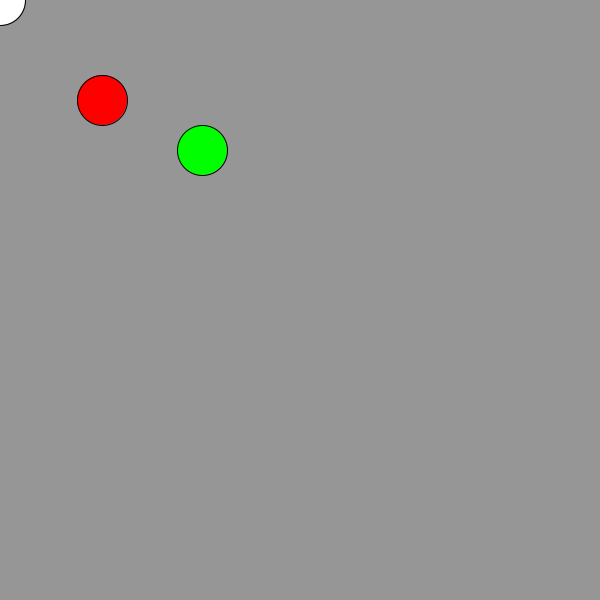
Frame 1 (no input)
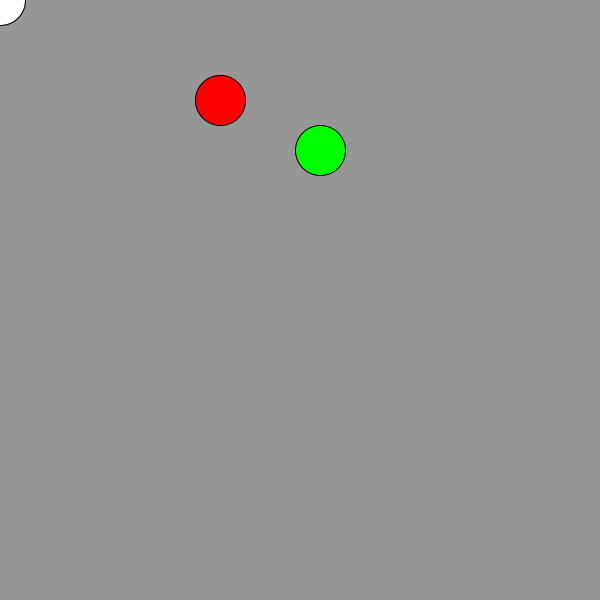
Frame 60 (the mouse pressed at the canvas centre just before this capture)
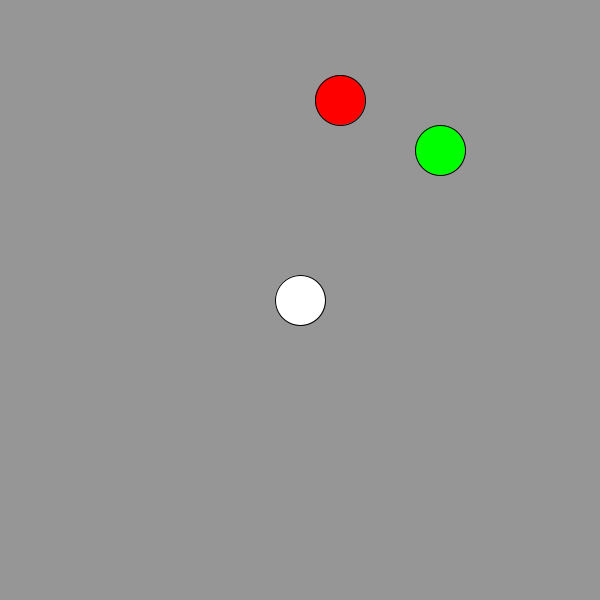
Frame 120 (the mouse held since frame 60 and released just before this capture)

The Processing sketch that drew these frames (run headless with seeded random() and noise(); from frame 60 on, the mouse is pressed at the canvas centre):

// Processing sketch: C1W4_BallCollectionGame
// ── C1W4_BallCollectionGame.pde
float bx1;
float by1;
float bx1Speed;
float gx1;
float gy1;
float gx1Speed;


void setup() {
  size(600, 600); 
  rectMode(CENTER);
  bx1=100;
  by1=100;
  bx1Speed=2;
  gx1=200;
  gy1=150;
  gx1Speed = 2;
}



void draw() {
  background(150);

  if(bx1>width-25||bx1<25){
    bx1Speed *=-1;
  }
  
  bx1 += bx1Speed;
  
   if(gx1>width-25||gx1<25){
    gx1Speed *=-1;
  }
  
  gx1 += gx1Speed;
  
  fill(255, 0, 0);
  ellipse(bx1, by1, 50, 50);
  
  fill(0,255,0);
  ellipse(gx1,gy1, 50,50);



  fill(255);
  ellipse(mouseX, mouseY, 50, 50);

  if (dist(mouseX, mouseY, bx1, by1)<50) {
    background(0);
  }
  
  if(dist(mouseX, mouseY, gx1, gy1)<50){
   background (255,0,0); 
  }
  
  
}
